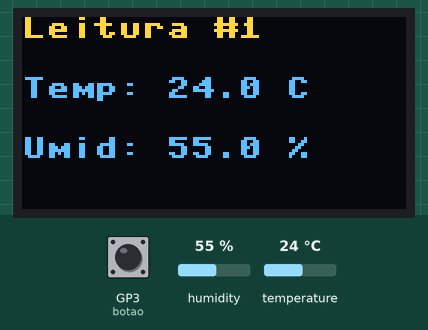
The program below on a simulated Raspberry Pi Pico running MicroPython. Parts: 128×64 one-colour display. The test bench sets the inputs (shaded band); at power-on: GP3 (botao) LOW, humidity 55 %, temperature 24 °C. The OLED is the two-colour kind (top 16 rows yellow); WiFi joins after 1.5 s; the clock reads 2024-03-15 10:24:30 at power-on unless the program sets it; no MQTT or app messages arrive unless stated; library files of the repository ran but are not shown: ssd1306.py; what the program prints to the serial console is not drawn.

Above: at 3.4 s.
3.5 s: GP3 (botao) pulled HIGH for 0.15 s
At 3.9 s:
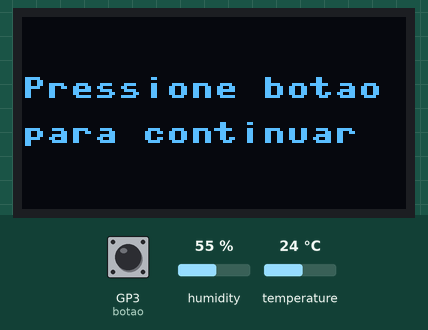
5.9 s: humidity set to 22 %
At 7.4 s:
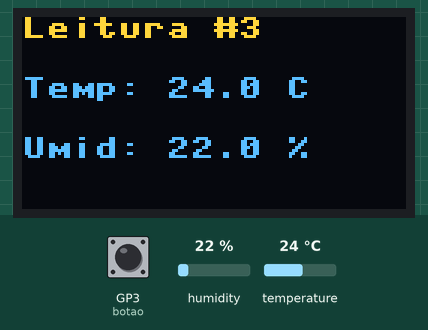
10.0 s: temperature set to 12 °C
At 11.9 s:
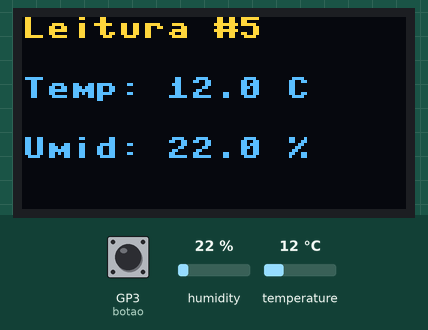
14.1 s: humidity set to 40 %
At 15.1 s:
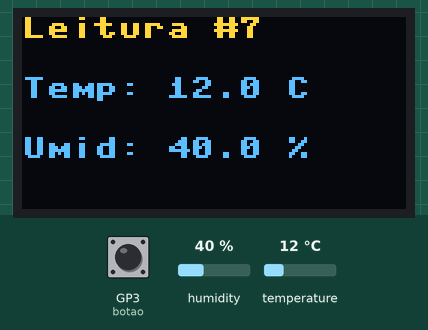
18.2 s: temperature set to 19 °C
At 19.6 s:
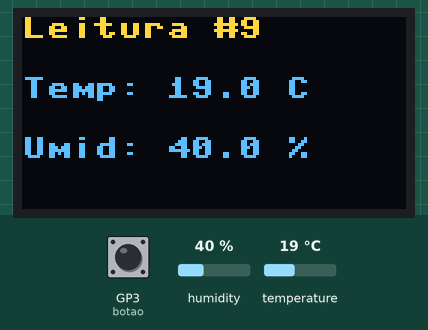
Timing chart, 0 to 21.2 s (numbered marks = the images above; inputs shaded):
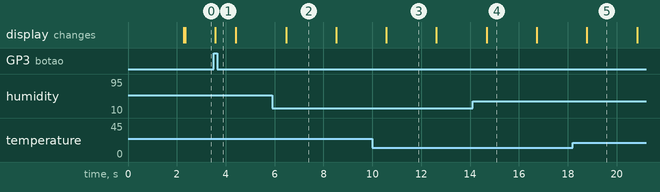

Measured:
- after the input at 3.5 s, the display: changes after 0.07 s (image 1)
- what the display in image 2 shows lasts 2.0 s, from 6.5 s to 8.5 s

The program:

Dados_coletados_completo.py
```python
import network
import time
import machine
from umqtt.simple import MQTTClient
import json
import ntptime

# Importações de periféricos
from machine import Pin, I2C
import ssd1306
import dht

# ==================== Configurações Wi-Fi e MQTT ====================
SSID = "Eliete_2G"
PASSWORD = "senha01957"
MQTT_SERVER = "192.168.15.14" # Fixar o OP na rede local ou ele mudará de IP
MQTT_PORT = 1883
MQTT_USER = "icts"
MQTT_PASSWORD = "icts"
CLIENT_ID = "pico_w_dht_combined"
TOPIC_PUB_ALL = b"temperatura/umidade" # Tópico único para ambos os dados

# ==================== Configuração de Periféricos ====================
# Configuração I2C do OLED
i2c = I2C(0, scl=Pin(1), sda=Pin(0))
oled_width = 128
oled_height = 64
oled = ssd1306.SSD1306_I2C(oled_width, oled_height, i2c)

# Configuração do DHT22
sensor = dht.DHT22(Pin(2))

# Configuração do botão
botao = Pin(3, Pin.IN, Pin.PULL_DOWN)

# ==================== Funções de Conexão ====================
def conecta_wifi():
    wlan = network.WLAN(network.STA_IF)
    wlan.active(True)
    wlan.connect(SSID, PASSWORD)
    oled.fill(0)
    oled.text("Conectando Wi-Fi", 0, 0)
    oled.show()
    while not wlan.isconnected():
        time.sleep(1)
    print("Conectado ao Wi-Fi:", wlan.ifconfig())

    # Sincroniza o relógio interno (RTC) com um servidor NTP
    try:
        ntptime.host = "a.ntp.br" # Servidor NTP mais próximo do Brasil
        ntptime.settime()
        print("Data e hora sincronizadas via NTP.")
    except Exception as e:
        print("Erro ao sincronizar NTP:", e)

    return wlan

def conecta_mqtt():
    client = MQTTClient(CLIENT_ID, MQTT_SERVER, port=MQTT_PORT, user=MQTT_USER, password=MQTT_PASSWORD)
    client.connect()
    oled.fill(0)
    oled.text("MQTT conectado", 0, 0)
    oled.show()
    print("Conectado ao broker MQTT")
    return client

# ==================== Funções para o DHT e OLED ====================
def mostrar_dados(leitura_num, temp, hum):
    oled.fill(0)
    oled.text("Leitura #{}".format(leitura_num), 0, 0)
    oled.text("Temp: {:.1f} C".format(temp), 0, 20)
    oled.text("Umid: {:.1f} %".format(hum), 0, 40)
    oled.show()
    print("=== Leitura #{} ===".format(leitura_num))
    print("Temperatura: {:.1f} C, Umidade: {:.1f} %".format(temp, hum))

def aguardar_botao():
    oled.fill(0)
    oled.text("Pressione botao", 0, 20)
    oled.text("para continuar", 0, 35)
    oled.show()
    print("Aguardando botão para continuar...")
    while not botao.value():
        time.sleep(0.1)

# ==================== Programa Principal ====================
leitura_numero = 0  # Inicializa o contador de leituras
hostname_placa = None # Variável para armazenar o nome do host

try:
    # 1. Conexão
    wlan = conecta_wifi()
    client = conecta_mqtt()
    hostname_placa = wlan.config('hostname') # Obtém o nome do host após a conexão

    while True:
        leitura_numero += 1

        # 2. Leitura do sensor
        try:
            sensor.measure()
            temp = sensor.temperature()
            hum = sensor.humidity()

            # Formata a data e hora do RTC para o envio
            rtc_tuple = time.localtime()
            data_hora = "{:04d}-{:02d}-{:02d} {:02d}:{:02d}:{:02d}".format(
                rtc_tuple[0], rtc_tuple[1], rtc_tuple[2], rtc_tuple[3], rtc_tuple[4], rtc_tuple[5])

            mostrar_dados(leitura_numero, temp, hum)

            # 3. Criação e publicação do JSON no MQTT
            dados_leitura = {
                "leitura_numero": leitura_numero,
                "temperatura": temp,
                "umidade": hum,
                "data_hora": data_hora,
                "hostname": hostname_placa
            }

            msg = json.dumps(dados_leitura) # Converte o dicionário para string JSON
            client.publish(TOPIC_PUB_ALL, msg.encode())
            print("Publicado:", msg)

        except OSError as e:
            oled.fill(0)
            oled.text("Erro sensor DHT", 0, 20)
            oled.show()
            print("Erro de leitura do sensor DHT:", e)

        # 4. Verificação de botão e temporização
        for _ in range(20):
            if botao.value():
                aguardar_botao()
            time.sleep(0.1)

except Exception as e:
    oled.fill(0)
    oled.text("ERRO CRITICO", 0, 20)
    oled.text(str(e), 0, 40)
    oled.show()
    print("Erro critico:", e)
    machine.reset() 
```
